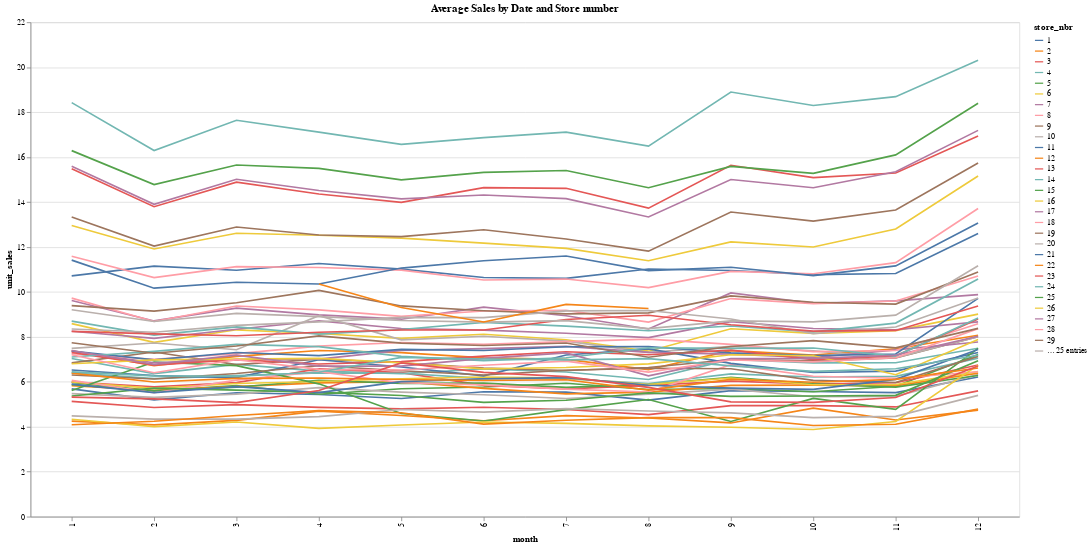

The code cell stored with this chart in its notebook:
### Code cell
df_0 =f_get_data(0)
agg = df_0.groupby(["month", "store_nbr"]).agg({"unit_sales": "mean"}).reset_index()
 
# Set the row limit to a higher value
alt.data_transformers.disable_max_rows()
 
# Create the line plot
line_chart = (
    alt.Chart(agg)
    .mark_line()
    .encode(
        x="month:O",
        y="unit_sales:Q",
        color="store_nbr:N",
        tooltip=["month", "store_nbr", "unit_sales"],
    )
    .properties(title="Average Sales by Date and Store number", width=1200, height=600)
    .interactive()
)
 
# Display the plot
line_chart.show()

### Figure 1 — Vega-Lite specification as saved in the notebook (floating-point values rounded to 4 significant figures; data arrays with more than 128 entries replaced by an {"elided": "..."} marker saying what was removed)
{"config": {"view": {"continuousWidth": 300, "continuousHeight": 300}}, "data": {"name": "data-b625cf5f0d75ac98a836e86a28b61a9f"}, "mark": {"type": "line"}, "encoding": {"color": {"field": "store_nbr", "type": "nominal"}, "tooltip": [{"field": "month", "type": "quantitative"}, {"field": "store_nbr", "type": "quantitative"}, {"field": "unit_sales", "type": "quantitative"}], "x": {"field": "month", "type": "ordinal"}, "y": {"field": "unit_sales", "type": "quantitative"}}, "height": 600, "params": [{"name": "param_3", "select": {"type": "interval", "encodings": ["x", "y"]}, "bind": "scales"}], "title": "Average Sales by Date and Store number", "width": 1200, "$schema": "https://vega.github.io/schema/vega-lite/v5.17.0.json", "datasets": {"data-b625cf5f0d75ac98a836e86a28b61a9f": {"elided": "641 records"}}}
